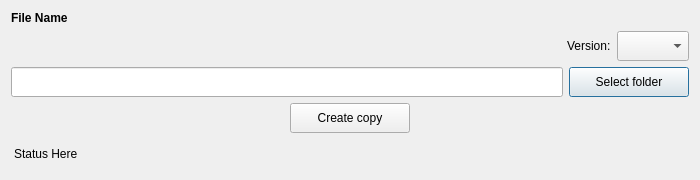
<?xml version="1.0" encoding="UTF-8"?>
<ui version="4.0">
 <class>DialogCreateCopy</class>
 <widget class="QDialog" name="DialogCreateCopy">
  <property name="geometry">
   <rect>
    <x>0</x>
    <y>0</y>
    <width>700</width>
    <height>180</height>
   </rect>
  </property>
  <property name="sizePolicy">
   <sizepolicy hsizetype="Preferred" vsizetype="Fixed">
    <horstretch>0</horstretch>
    <verstretch>0</verstretch>
   </sizepolicy>
  </property>
  <property name="minimumSize">
   <size>
    <width>0</width>
    <height>180</height>
   </size>
  </property>
  <property name="maximumSize">
   <size>
    <width>16777215</width>
    <height>180</height>
   </size>
  </property>
  <property name="windowTitle">
   <string>Dialog</string>
  </property>
  <layout class="QVBoxLayout" name="verticalLayout">
   <item>
    <widget class="QLabel" name="labelFileName">
     <property name="sizePolicy">
      <sizepolicy hsizetype="Preferred" vsizetype="Fixed">
       <horstretch>0</horstretch>
       <verstretch>0</verstretch>
      </sizepolicy>
     </property>
     <property name="font">
      <font>
       <bold>true</bold>
      </font>
     </property>
     <property name="text">
      <string>File Name</string>
     </property>
    </widget>
   </item>
   <item>
    <layout class="QHBoxLayout" name="horizontalLayout">
     <item>
      <spacer name="horizontalSpacer_3">
       <property name="orientation">
        <enum>Qt::Horizontal</enum>
       </property>
       <property name="sizeHint" stdset="0">
        <size>
         <width>40</width>
         <height>20</height>
        </size>
       </property>
      </spacer>
     </item>
     <item>
      <widget class="QLabel" name="labelVersion">
       <property name="text">
        <string>Version:</string>
       </property>
      </widget>
     </item>
     <item>
      <widget class="QComboBox" name="comboBox">
       <property name="minimumSize">
        <size>
         <width>0</width>
         <height>30</height>
        </size>
       </property>
      </widget>
     </item>
    </layout>
   </item>
   <item>
    <layout class="QHBoxLayout" name="horizontalLayout_2">
     <item>
      <widget class="QLineEdit" name="lineEdit">
       <property name="minimumSize">
        <size>
         <width>0</width>
         <height>30</height>
        </size>
       </property>
       <property name="font">
        <font>
         <bold>true</bold>
        </font>
       </property>
       <property name="readOnly">
        <bool>true</bool>
       </property>
      </widget>
     </item>
     <item>
      <widget class="QPushButton" name="buttonSelectLocation">
       <property name="sizePolicy">
        <sizepolicy hsizetype="Fixed" vsizetype="Fixed">
         <horstretch>0</horstretch>
         <verstretch>0</verstretch>
        </sizepolicy>
       </property>
       <property name="minimumSize">
        <size>
         <width>120</width>
         <height>30</height>
        </size>
       </property>
       <property name="text">
        <string>Select folder</string>
       </property>
      </widget>
     </item>
    </layout>
   </item>
   <item>
    <layout class="QHBoxLayout" name="horizontalLayout_3">
     <item>
      <spacer name="horizontalSpacer">
       <property name="orientation">
        <enum>Qt::Horizontal</enum>
       </property>
       <property name="sizeHint" stdset="0">
        <size>
         <width>40</width>
         <height>20</height>
        </size>
       </property>
      </spacer>
     </item>
     <item>
      <widget class="QPushButton" name="buttonCreateCopy">
       <property name="minimumSize">
        <size>
         <width>120</width>
         <height>30</height>
        </size>
       </property>
       <property name="text">
        <string>Create copy</string>
       </property>
      </widget>
     </item>
     <item>
      <spacer name="horizontalSpacer_2">
       <property name="orientation">
        <enum>Qt::Horizontal</enum>
       </property>
       <property name="sizeHint" stdset="0">
        <size>
         <width>40</width>
         <height>20</height>
        </size>
       </property>
      </spacer>
     </item>
    </layout>
   </item>
   <item>
    <widget class="QLabel" name="labelStatus">
     <property name="styleSheet">
      <string notr="true">QLabel
 {
padding:  5px 5px 5px 0px;
}</string>
     </property>
     <property name="text">
      <string>Status Here</string>
     </property>
     <property name="wordWrap">
      <bool>true</bool>
     </property>
    </widget>
   </item>
  </layout>
 </widget>
 <resources/>
 <connections/>
</ui>
